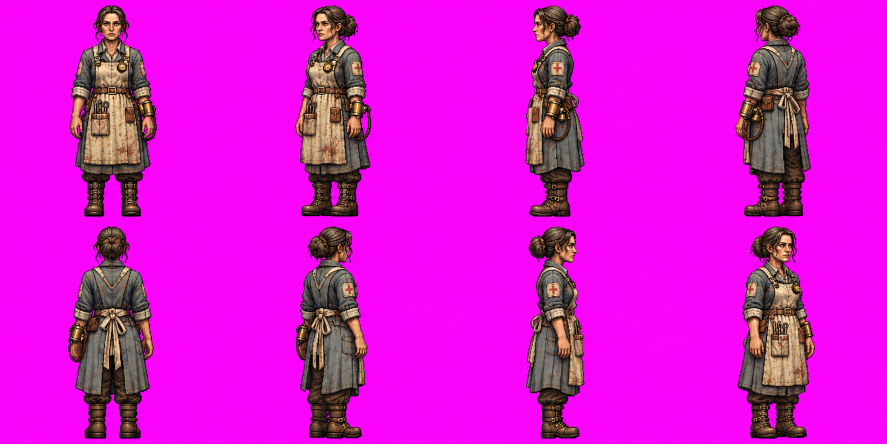
#> input picture art/production_sources/painted_074/sela_true8.png, 1774 x 887 px (shown at 1/2 size)
$ python import_painted_civilians_074.py
#> lines starting #> are read from the running program, lines starting #| are printed output that depends on the picture; after the words box and inside, x2 and y2 are one past the last pixel; in counts of white or black regions, pixels touching at a corner belong together
#> in main, original is the input picture: PIL image 1774x887 RGB; mean R, G, B 218, 19.8, 210.2
#!/usr/bin/env python3
"""Build 07.4: bake original, *actual* eight-angle illustrated PNG sources.

These two paintings were created in the project conversation and are bundled
unchanged in art/production_sources/painted_074/. All eight directions are
cropped independently, with chroma decontamination and one shared foot anchor.
Remaining NPCs retain their original 07.3 eight distinct 3D maquettes until
proper high-fidelity eight-view paintings have been imported and approved.
"""
from __future__ import annotations
import argparse,json
from pathlib import Path
import numpy as np
from PIL import Image, ImageDraw, ImageFilter
ROOT=Path(__file__).resolve().parents[2]
SRC=ROOT/'art/production_sources/painted_074'
DST=ROOT/'assets/sprites/directional8'
IDLE=ROOT/'assets/sprites/npc_idle_072'
PV=ROOT/'art/previews/BUILD_074_PAINTED_EIGHT_VIEWS.png'
NAMES=['sela','brin']

def cut(im: Image.Image, idx: int, actor: str)->Image.Image:
    # The image sheets have a 2x4 layout (1..8), all separately rendered views.
#> called with idx = 0, actor = 'sela'
    im=im.convert('RGB')
    W,H=im.size
#> W = 1774; H = 887
    x0=(idx%4)*W//4; x1=(idx%4+1)*W//4
#> after `x0 = idx % 4 * W // 4`: x0 = 0
#> after `x1 = (idx % 4 + 1) * W // 4`: x1 = 443
    y0=(idx//4)*H//2; y1=(idx//4+1)*H//2
#> after `y0 = idx // 4 * H // 2`: y0 = 0
#> after `y1 = (idx // 4 + 1) * H // 2`: y1 = 443
    rgb=np.asarray(im.crop((x0,y0,x1,y1)),dtype=np.float32)
    # Chroma-key only pixels actually resembling bright magenta; ordinary
    # dark skin/cloth must remain fully opaque, or its colors turn green.
    chroma=np.minimum(rgb[:,:,0],rgb[:,:,2])-rgb[:,:,1]
    alpha=1.0-np.clip((chroma-42.0)/160.0,0,1)
    alpha=np.where(chroma>198,0.0,alpha)
    alpha=np.where(alpha<0.06,0.0,alpha)
    bg=np.array([255,0,255],np.float32)
    fg=(rgb-(1-alpha[:,:,None])*bg)/np.maximum(alpha[:,:,None],.04)
    fg=np.clip(fg,0,255)
    if actor == 'sela':
        # The generated reference included generic red-cross-like sleeve
        # markings. Recolour those into this project's amber service-tab
        # palette to avoid copying the protected Red Cross emblem.
        red=(fg[:,:,0]>125)&(fg[:,:,0]>fg[:,:,1]*1.38)&(fg[:,:,0]>fg[:,:,2]*1.32)
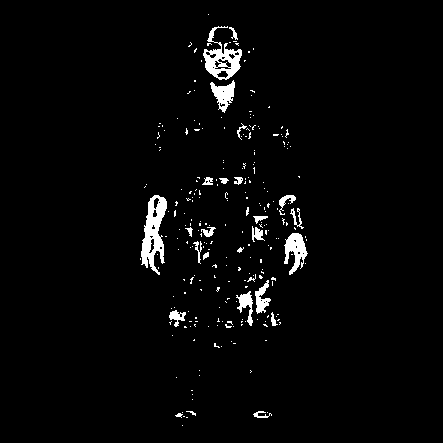
#> red: shape (443, 443) bool; 2.7% white; 254 white regions (227 under 20 px), largest, box (x1, y1, x2, y2) and area: (141, 195, 167, 275) 1100, (203, 26, 242, 80) 850, (284, 233, 308, 275) 539
        fg[red,0]=161.0; fg[red,1]=125.0; fg[red,2]=66.0
    # Conservative edge cleanup prevents source magenta bleeding into mipmaps.
    partial=(alpha<.98)
#> partial: shape (443, 443) bool; 76.2% white; 10 black regions (9 under 20 px), largest, box (x1, y1, x2, y2) and area: (139, 12, 313, 433) 46752
    fg[partial,0]=np.minimum(fg[partial,0],220)
#> fg: shape (443, 443, 3) float32; mean R, G, B 28.5, 84.1, 17.1
    fg[partial,2]=np.minimum(fg[partial,2],215)
#> fg: shape (443, 443, 3) float32; mean R, G, B 28.5, 84.1, 17.1
    rgba=np.uint8(np.clip(np.dstack([fg,alpha*255]),0,255))
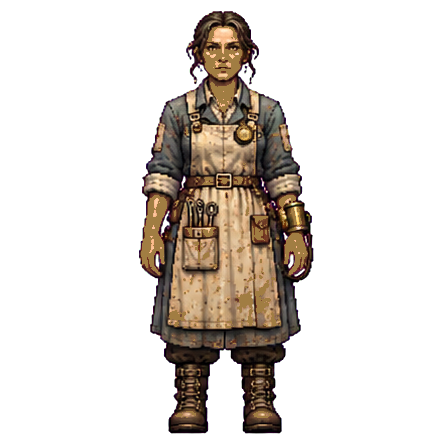
#> rgba: shape (443, 443, 4); mean R, G, B, A 28.4, 84.1, 17.1, 62.1; transparent parts drawn white
    out=Image.fromarray(rgba,'RGBA')
    bbox=out.getchannel('A').point(lambda a: 255 if a>80 else 0).getbbox()
#> bbox = (139, 11, 314, 434)
    if bbox is None:raise RuntimeError(f'No sprite in direction {idx+1}')
    margin=2
    c=out.crop((max(0,bbox[0]-margin),max(0,bbox[1]-margin),min(out.width,bbox[2]+margin),min(out.height,bbox[3]+margin)))
    ratio=min(178/c.width,264/c.height)
#> ratio = 0.618
    size=(max(1,round(c.width*ratio)),max(1,round(c.height*ratio)))
#> size = (111, 264)
    c=c.resize(size,Image.Resampling.LANCZOS)
#> c: PIL image 111x264 RGBA
    cell=Image.new('RGBA',(192,280))
#> cell: PIL image 192x280 RGBA; every value is 0
    cell.alpha_composite(c,((192-size[0])//2,275-size[1]))
    return cell

def idle_atlas(im:Image.Image)->Image.Image:
    # Subtle cloth/shoulder movement, zero foot movement. Four genuinely
    # different pixels per frame; not a replacement for full walk animation.
    from importlib.util import spec_from_file_location,module_from_spec
    # Avoid changing the original production tool or its output scheme.
    src=im.convert('RGBA');w,h=src.size
    result=Image.new('RGBA',(w*4,h))
    for n in range(4):
        tile=src.copy()
        if n in (1,3):
            top=round(h*.17);bottom=round(h*.53)
            band=src.crop((0,top,w,bottom))
            tile.paste((0,0,0,0),(0,top,w,bottom))
            tile.alpha_composite(band,(1 if n==1 else -1,top))
        result.alpha_composite(tile,(w*n,0))
    return result

def main():
    DST.mkdir(parents=True,exist_ok=True);IDLE.mkdir(parents=True,exist_ok=True)
    sheets={};metrics={}
    for name in NAMES:
        original=Image.open(SRC/f'{name}_true8.png')
        views=[cut(original,i,name) for i in range(8)]
#> call 2 of cut, with idx = 1, actor = 'sela'
#> in cut (call 2), `red=(fg[:,:,0]>125)&(fg[:,:,0]>fg[:,:,1]*1.38)&(fg[:,:,0]>fg[:,:,2]*1...`: red: shape (443, 444) bool; 2.4% white; 226 white regions (197 under 20 px), largest, box (x1, y1, x2, y2) and area: (188, 41, 240, 80) 789, (148, 195, 172, 273) 659, (250, 232, 279, 274) 652
#> in cut (call 2), `partial=(alpha<.98)`: partial: shape (443, 444) bool; 77.8% white; 11 black regions (9 under 20 px), largest, box (x1, y1, x2, y2) and area: (148, 12, 299, 433) 43589, (182, 65, 187, 77) 22
#> in cut (call 2), `fg[partial,0]=np.minimum(fg[partial,0],220)`: fg: shape (443, 444, 3) float32; mean R, G, B 24.8, 85.1, 14.8
#> in cut (call 2), `fg[partial,2]=np.minimum(fg[partial,2],215)`: fg: shape (443, 444, 3) float32; mean R, G, B 24.8, 85.1, 14.8
#> in cut (call 2), `rgba=np.uint8(np.clip(np.dstack([fg,alpha*255]),0,255))`:
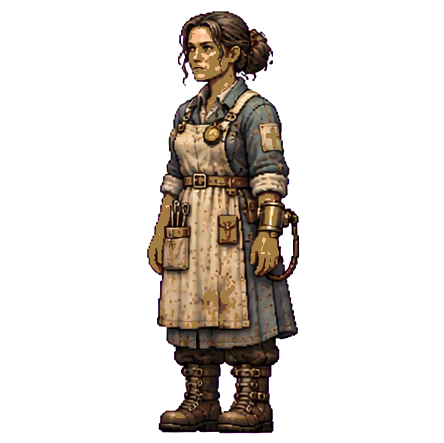
#> rgba: shape (443, 444, 4); mean R, G, B, A 24.8, 85.1, 14.8, 57.7; transparent parts drawn white
#> in cut (call 2), `bbox=out.getchannel('A').point(lambda a: 255 if a>80 else 0).getbbox()`: bbox = (147, 11, 299, 433)
#> in cut (call 2), `c=c.resize(size,Image.Resampling.LANCZOS)`:
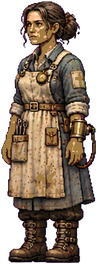
#> c: PIL image 97x264 RGBA; mean R, G, B, A 75.5, 59.3, 46, 170.8; transparent parts drawn white
#> in cut (call 2), `cell.alpha_composite(c,((192-size[0])//2,275-size[1]))`:
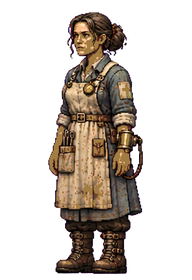
#> cell: PIL image 192x280 RGBA; mean R, G, B, A 36, 28.2, 21.9, 81.4; transparent parts drawn white
#> call 3 of cut, with idx = 2, actor = 'sela'
#> in cut (call 3), `rgb=np.asarray(im.crop((x0,y0,x1,y1)),dtype=np.float32)`:
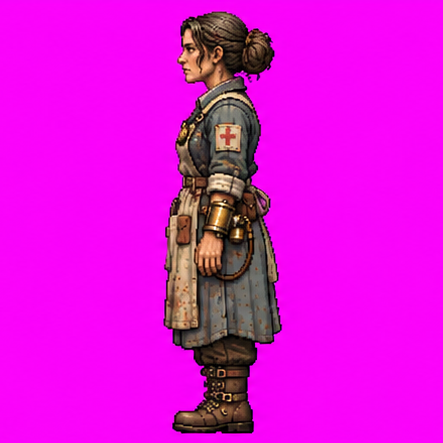
#> rgb: shape (443, 443, 3) float32; mean R, G, B 223.3, 16.1, 217.2
#> in cut (call 3), `red=(fg[:,:,0]>125)&(fg[:,:,0]>fg[:,:,1]*1.38)&(fg[:,:,0]>fg[:,:,2]*1...`: red: shape (443, 443) bool; 1.7% white; 164 white regions (144 under 20 px), largest, box (x1, y1, x2, y2) and area: (177, 41, 223, 82) 761, (195, 232, 222, 274) 679, (207, 65, 229, 90) 250
#> in cut (call 3), `fg[red, 1] = 125.0`:
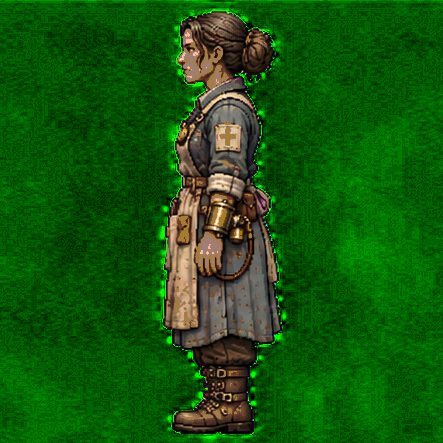
#> fg: shape (443, 443, 3) float32; mean R, G, B 16.8, 87.2, 10.8
#> in cut (call 3), `bbox=out.getchannel('A').point(lambda a: 255 if a>80 else 0).getbbox()`: bbox = (163, 11, 282, 434)
#> views = 8 items
        for i,view in enumerate(views,1):
            view.save(DST/f'{name}_{i}.png',optimize=True)
            idle_atlas(view).save(IDLE/f'{name}_{i}.png',optimize=True)
#> this loop made 8 passes
        # Assert basic coverage and non-repetition, independent of older tests.
        v=[np.asarray(i.convert('RGBA'),np.float32) for i in views]
#> v = 8 items
        minimum=min(float(np.abs(v[i]-v[j]).mean()) for i in range(8) for j in range(i+1,8))
#> minimum = 13.31
        if minimum<3.0:raise RuntimeError(f'{name} too similar across directions {minimum}')
        metrics[name]={'views':8,'size':'192x280','min_pairwise_RGBA_difference':round(minimum,2)}
        sheets[name]=views
    # Contact for real exported game sprites, not a synthetic mood illustration.
    canvas=Image.new('RGB',(1190,620),(21,27,26));draw=ImageDraw.Draw(canvas)
    draw.text((20,15),'THE NINTH EXHALE / BUILD 07.4 — PAINTED NPC EIGHT-VIEW ACTUAL EXPORTS',fill=(237,213,166))
    draw.text((20,37),'1 FRONT     2 FRONT-LEFT     3 LEFT     4 BACK-LEFT     5 BACK     6 BACK-RIGHT     7 RIGHT     8 FRONT-RIGHT',fill=(170,190,169))
    for row,(name,views) in enumerate(sheets.items()):
        y=66+row*276;draw.text((14,y+118),name.upper(),fill=(240,207,158))
        for i,t in enumerate(views):
            thumb=t.resize((138,202),Image.Resampling.LANCZOS)
            bg=Image.new('RGBA',thumb.size,(51,58,54,255));bg.alpha_composite(thumb)
            canvas.paste(bg.convert('RGB'),(92+i*137,y))
            draw.text((92+i*137,y+206),str(i+1),fill=(214,218,193))
#> this loop made 2 passes
#> (row, name, y) on passes 1 to 2: (0, 'sela', 66), (1, 'brin', 342)
    PV.parent.mkdir(parents=True,exist_ok=True);canvas.save(PV)
    (SRC/'BUILD_074_PAINTED_NPC_QA.json').write_text(json.dumps(metrics,indent=2)+'\n')
    print('Baked painted eight-view NPCs:',metrics)
#| Baked painted eight-view NPCs: {'sela': {'views': 8, 'size': '192x280', 'min_pairwise_RGBA_difference': 13.31}, 'brin': {'views': 8, 'size': '192x280', 'min_pairwise_RGBA_difference': 13.89}}

if __name__=='__main__':main()
